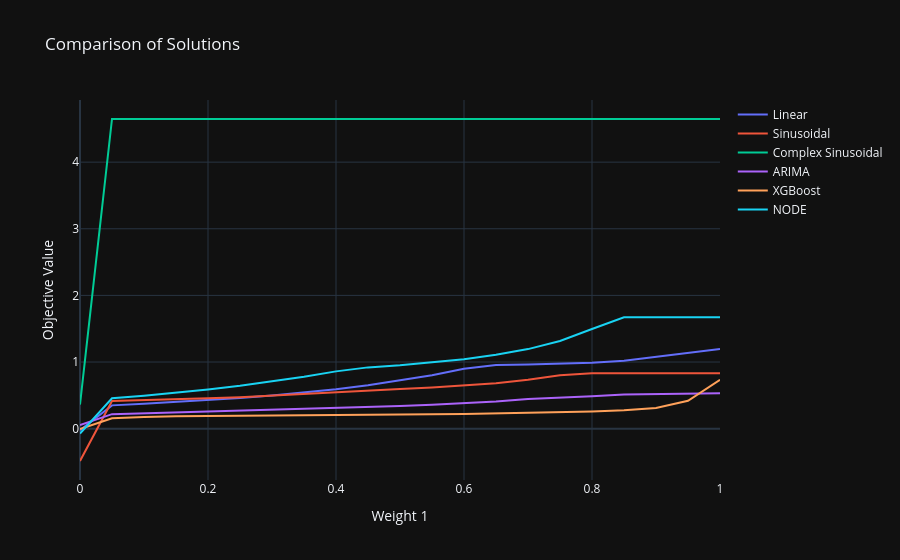

The code cell stored with this chart in its notebook:
### Code cell
compare_solutions(model_solutions, objective="return", result="expected")
